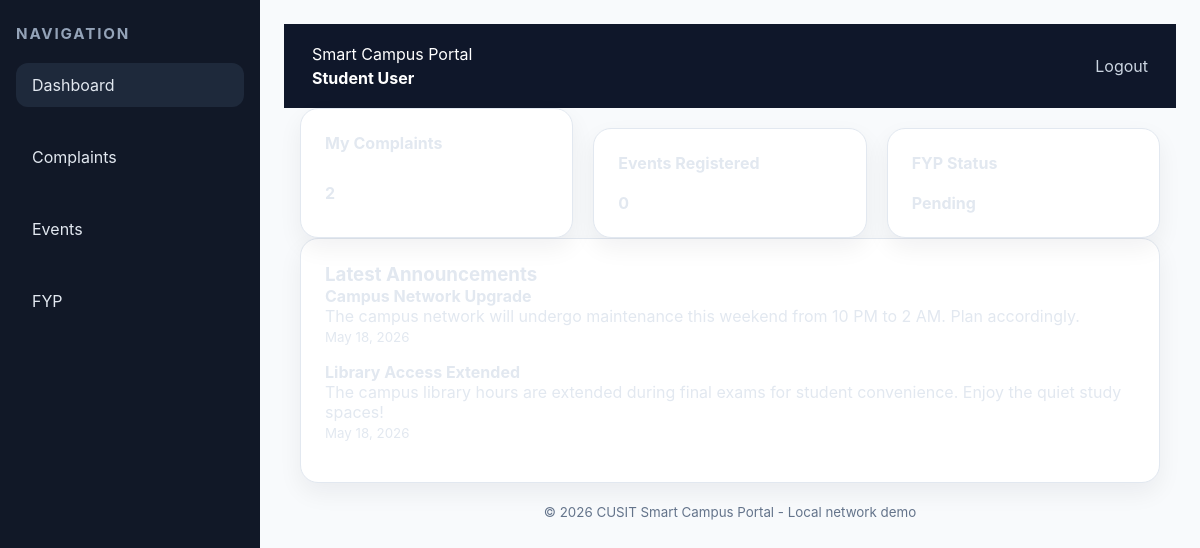
The page /student/dashboard.php (signed in) on the database its author committed.
### tables this page shows
CREATE TABLE users (
    id INT AUTO_INCREMENT PRIMARY KEY,
    name VARCHAR(100) NOT NULL,
    email VARCHAR(150) NOT NULL UNIQUE,
    password_hash VARCHAR(255) NOT NULL,
    role ENUM('admin','student') NOT NULL,
    created_at TIMESTAMP DEFAULT CURRENT_TIMESTAMP
);

CREATE TABLE fyp_groups (
    id INT AUTO_INCREMENT PRIMARY KEY,
    student_id INT NOT NULL,
    project_title VARCHAR(255) NOT NULL,
    supervisor VARCHAR(150) NOT NULL,
    milestone_status ENUM('Not Started','In Progress','Completed') NOT NULL DEFAULT 'Not Started',
    review_status ENUM('Pending','Approved','Needs Revision') NOT NULL DEFAULT 'Pending',
    created_at TIMESTAMP DEFAULT CURRENT_TIMESTAMP,
    updated_at TIMESTAMP DEFAULT CURRENT_TIMESTAMP ON UPDATE CURRENT_TIMESTAMP,
    FOREIGN KEY (student_id) REFERENCES users(id) ON DELETE CASCADE
);

CREATE TABLE announcements (
    id INT AUTO_INCREMENT PRIMARY KEY,
    title VARCHAR(255) NOT NULL,
    message TEXT NOT NULL,
    published_at TIMESTAMP DEFAULT CURRENT_TIMESTAMP,
    is_active TINYINT(1) DEFAULT 1
);

### includes/auth.php (called while the page is built, shortened)
<?php
require_once __DIR__ . '/../config.php';
function is_logged_in() {
    return !empty($_SESSION['user_id']);
}
function current_user_id() {
    return $_SESSION['user_id'] ?? null;
}

### config.php (called while the page is built, shortened)
<?php
function db_connect() {
    static $pdo = null;
    if ($pdo === null) {
        $dsn = 'mysql:host=' . DB_HOST . ';dbname=' . DB_NAME . ';charset=utf8mb4';
        $options = [
            PDO::ATTR_ERRMODE => PDO::ERRMODE_EXCEPTION,
            PDO::ATTR_DEFAULT_FETCH_MODE => PDO::FETCH_ASSOC,
            PDO::ATTR_EMULATE_PREPARES => false,
        ];
        try {
            $pdo = new PDO($dsn, DB_USER, DB_PASS, $options);
        } catch (PDOException $e) {
            throw new PDOException('Unable to connect to the database. Please make sure MySQL is running and the database "' . DB_NAME . '" exists. ' . $e->getMessage(), (int)$e->getCode(), $e);
        }
    }
    return $pdo;
}

### includes/functions.php (called while the page is built, shortened)
<?php
require_once __DIR__ . '/../config.php';
function fetch_all($query, $params = []) {
    $stmt = db_connect()->prepare($query);
    $stmt->execute($params);
    return $stmt->fetchAll();
}
function fetch_one($query, $params = []) {
    $stmt = db_connect()->prepare($query);
    $stmt->execute($params);
    return $stmt->fetch();
}
function sanitize($value) {
    return htmlspecialchars($value, ENT_QUOTES, 'UTF-8');
}
function current_user() {
    return fetch_one('SELECT id, name, email, role FROM users WHERE id = ?', [current_user_id()]);
}

### student/dashboard.php (the view, shortened to what this page needs)
<?php
require_once __DIR__ . '/../includes/auth.php';
require_once __DIR__ . '/../includes/functions.php';
$my_complaints = fetch_all('SELECT * FROM complaints WHERE student_id = ? ORDER BY created_at DESC', [current_user_id()]);
$my_registrations = fetch_all('SELECT e.* FROM events e JOIN event_registrations r ON r.event_id = e.id WHERE r.student_id = ? ORDER BY e.event_date ASC', [current_user_id()]);
$my_fyp = fetch_one('SELECT * FROM fyp_groups WHERE student_id = ?', [current_user_id()]);
$announcements = fetch_all('SELECT * FROM announcements WHERE is_active = 1 ORDER BY published_at DESC LIMIT 4');
?>
<!DOCTYPE html>
<html lang="en">
<head>
    <link rel="stylesheet" href="../assets/css/style.css">
</head>
<body>
<div class="page-shell">
    <?php include __DIR__ . '/../includes/sidebar.php'; ?>
    <div class="main-content">
        <?php include __DIR__ . '/../includes/header.php'; ?>
        <div class="container">
            <div class="dashboard-grid">
                <div class="card widget"><h3>My Complaints</h3><strong><?php echo count($my_complaints); ?></strong></div>
                <div class="card widget"><h3>Events Registered</h3><strong><?php echo count($my_registrations); ?></strong></div>
                <div class="card widget"><h3>FYP Status</h3><strong><?php echo sanitize($my_fyp['review_status'] ?? 'Not Submitted'); ?></strong></div>
            </div>
            <div class="card">
                <h3>Latest Announcements</h3>
                <?php foreach ($announcements as $announcement): ?>
                    <div style="margin-bottom:16px;">
                        <strong><?php echo sanitize($announcement['title']); ?></strong>
                        <p><?php echo sanitize($announcement['message']); ?></p>
                        <small><?php echo date('M j, Y', strtotime($announcement['published_at'])); ?></small>
                    </div>
                <?php endforeach; ?>
            </div>
        </div>
        <?php include __DIR__ . '/../includes/footer.php'; ?>
    </div>
</div>
</body>
</html>

### includes/header.php
<?php
require_once __DIR__ . '/auth.php';
require_once __DIR__ . '/functions.php';
$user = current_user();
?>
<header class="site-header">
    <div class="brand">
        <span>Smart Campus Portal</span>
        <strong><?php echo sanitize($user['name'] ?? 'Guest'); ?></strong>
    </div>
    <nav>
        <a href="../logout.php">Logout</a>
    </nav>
</header>

### assets/css/style.css (style rules this page uses)
* { box-sizing: border-box; margin: 0; padding: 0; }
body { font-family: 'Inter', Arial, sans-serif; min-height: 100vh; margin: 0; background: radial-gradient(circle at top, rgba(59,130,246,0.18), transparent 26%), linear-gradient(180deg, #0f172a 0%, #020617 100%); color: #e2e8f0; }
a { color: inherit; text-decoration: none; }
.container { width: min(1200px, 100% - 32px); margin: 0 auto; }
.page-shell { display: grid; min-height: 100vh; grid-template-columns: 260px 1fr; }
header.site-header { background: #0f172a; color: #fff; padding: 20px 28px; display: flex; justify-content: space-between; align-items: center; }
header.site-header .brand { display: flex; flex-direction: column; gap: 4px; }
header.site-header nav a { margin-left: 16px; color: #cbd5e1; }
.main-content { padding: 24px; background: #f8fafc; }
.card { background: #fff; border: 1px solid #e2e8f0; border-radius: 18px; box-shadow: 0 10px 24px rgba(15, 23, 42, 0.06); padding: 24px; }
.card + .card { margin-top: 20px; }
.dashboard-grid { display: grid; gap: 20px; grid-template-columns: repeat(auto-fit, minmax(240px, 1fr)); }
.widget { display: grid; gap: 12px; }
.widget h3 { font-size: 1rem; margin-bottom: 8px; }

### rows shown on the page
users: name "Student User"
fyp_groups: review_status "Pending"
announcements: title "Campus Network Upgrade", message "The campus network will undergo maintenance this weekend from 10 PM to 2 AM. Plan accordingly.", published_at "May 18, 2026"
announcements: title "Library Access Extended", message "The campus library hours are extended during final exams for student convenience. Enjoy the quiet study spaces!", published_at "May 18, 2026"

### other values the page prints
$item['label'] "Dashboard"
$item['label'] "Complaints"
$item['label'] "Events"
$item['label'] "FYP"
count($my_complaints) "2"
count($my_registrations) "0"
